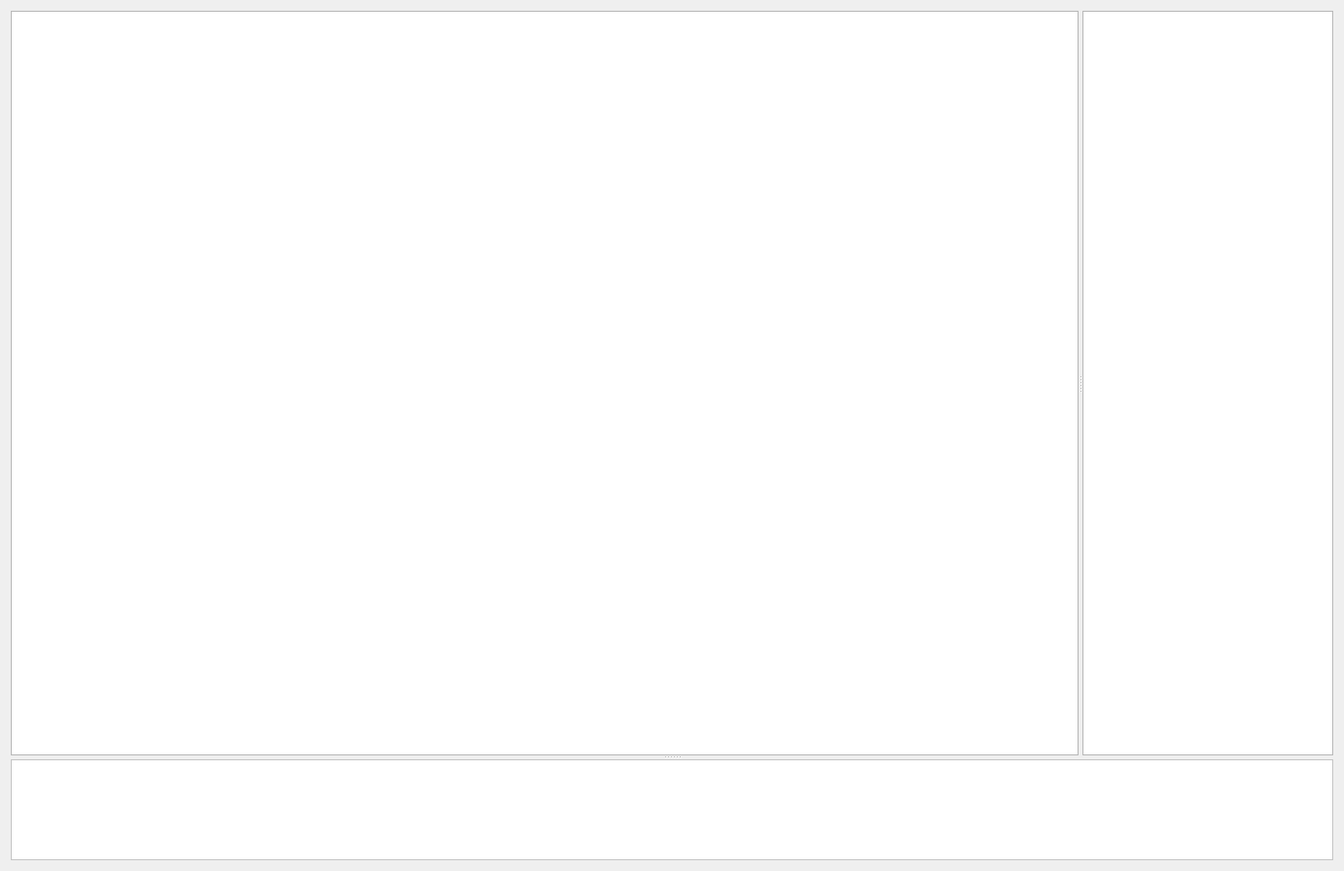
<?xml version="1.0" encoding="UTF-8"?>
<ui version="4.0">
 <class>APITraceWindow</class>
 <widget class="QWidget" name="APITraceWindow">
  <property name="geometry">
   <rect>
    <x>0</x>
    <y>0</y>
    <width>1372</width>
    <height>889</height>
   </rect>
  </property>
  <property name="windowTitle">
   <string>Form</string>
  </property>
  <layout class="QVBoxLayout" name="verticalLayout">
   <item>
    <widget class="QSplitter" name="splitter_2">
     <property name="orientation">
      <enum>Qt::Orientation::Vertical</enum>
     </property>
     <property name="childrenCollapsible">
      <bool>false</bool>
     </property>
     <widget class="QSplitter" name="splitter">
      <property name="orientation">
       <enum>Qt::Orientation::Horizontal</enum>
      </property>
      <property name="childrenCollapsible">
       <bool>false</bool>
      </property>
      <widget class="QTableView" name="tableView">
       <property name="sizePolicy">
        <sizepolicy hsizetype="Expanding" vsizetype="Expanding">
         <horstretch>1</horstretch>
         <verstretch>0</verstretch>
        </sizepolicy>
       </property>
       <property name="font">
        <font>
         <pointsize>16</pointsize>
        </font>
       </property>
       <property name="autoScroll">
        <bool>false</bool>
       </property>
       <property name="editTriggers">
        <set>QAbstractItemView::EditTrigger::NoEditTriggers</set>
       </property>
       <property name="alternatingRowColors">
        <bool>true</bool>
       </property>
       <property name="textElideMode">
        <enum>Qt::TextElideMode::ElideNone</enum>
       </property>
       <property name="verticalScrollMode">
        <enum>QAbstractItemView::ScrollMode::ScrollPerPixel</enum>
       </property>
       <property name="horizontalScrollMode">
        <enum>QAbstractItemView::ScrollMode::ScrollPerPixel</enum>
       </property>
       <property name="wordWrap">
        <bool>false</bool>
       </property>
       <attribute name="horizontalHeaderVisible">
        <bool>true</bool>
       </attribute>
       <attribute name="horizontalHeaderMinimumSectionSize">
        <number>30</number>
       </attribute>
       <attribute name="horizontalHeaderStretchLastSection">
        <bool>false</bool>
       </attribute>
       <attribute name="verticalHeaderVisible">
        <bool>false</bool>
       </attribute>
       <attribute name="verticalHeaderMinimumSectionSize">
        <number>30</number>
       </attribute>
       <attribute name="verticalHeaderDefaultSectionSize">
        <number>30</number>
       </attribute>
      </widget>
      <widget class="QTreeView" name="treeView">
       <property name="font">
        <font>
         <pointsize>16</pointsize>
        </font>
       </property>
       <property name="styleSheet">
        <string notr="true"/>
       </property>
       <property name="autoScroll">
        <bool>false</bool>
       </property>
       <property name="editTriggers">
        <set>QAbstractItemView::EditTrigger::NoEditTriggers</set>
       </property>
       <property name="tabKeyNavigation">
        <bool>true</bool>
       </property>
       <property name="alternatingRowColors">
        <bool>true</bool>
       </property>
       <property name="textElideMode">
        <enum>Qt::TextElideMode::ElideNone</enum>
       </property>
       <property name="verticalScrollMode">
        <enum>QAbstractItemView::ScrollMode::ScrollPerItem</enum>
       </property>
       <property name="uniformRowHeights">
        <bool>true</bool>
       </property>
       <attribute name="headerStretchLastSection">
        <bool>false</bool>
       </attribute>
      </widget>
     </widget>
     <widget class="QLabel" name="label">
      <property name="palette">
       <palette>
        <active>
         <colorrole role="Window">
          <brush brushstyle="SolidPattern">
           <color alpha="255">
            <red>255</red>
            <green>255</green>
            <blue>255</blue>
           </color>
          </brush>
         </colorrole>
        </active>
        <inactive>
         <colorrole role="Window">
          <brush brushstyle="SolidPattern">
           <color alpha="255">
            <red>255</red>
            <green>255</green>
            <blue>255</blue>
           </color>
          </brush>
         </colorrole>
        </inactive>
        <disabled>
         <colorrole role="Base">
          <brush brushstyle="SolidPattern">
           <color alpha="255">
            <red>255</red>
            <green>255</green>
            <blue>255</blue>
           </color>
          </brush>
         </colorrole>
         <colorrole role="Window">
          <brush brushstyle="SolidPattern">
           <color alpha="255">
            <red>255</red>
            <green>255</green>
            <blue>255</blue>
           </color>
          </brush>
         </colorrole>
        </disabled>
       </palette>
      </property>
      <property name="font">
       <font>
        <pointsize>16</pointsize>
       </font>
      </property>
      <property name="focusPolicy">
       <enum>Qt::FocusPolicy::StrongFocus</enum>
      </property>
      <property name="autoFillBackground">
       <bool>true</bool>
      </property>
      <property name="frameShape">
       <enum>QFrame::Shape::StyledPanel</enum>
      </property>
      <property name="frameShadow">
       <enum>QFrame::Shadow::Sunken</enum>
      </property>
      <property name="text">
       <string/>
      </property>
      <property name="alignment">
       <set>Qt::AlignmentFlag::AlignLeading|Qt::AlignmentFlag::AlignLeft|Qt::AlignmentFlag::AlignTop</set>
      </property>
      <property name="wordWrap">
       <bool>true</bool>
      </property>
      <property name="textInteractionFlags">
       <set>Qt::TextInteractionFlag::LinksAccessibleByKeyboard|Qt::TextInteractionFlag::LinksAccessibleByMouse|Qt::TextInteractionFlag::TextBrowserInteraction|Qt::TextInteractionFlag::TextSelectableByKeyboard|Qt::TextInteractionFlag::TextSelectableByMouse</set>
      </property>
     </widget>
    </widget>
   </item>
  </layout>
 </widget>
 <resources/>
 <connections/>
</ui>
